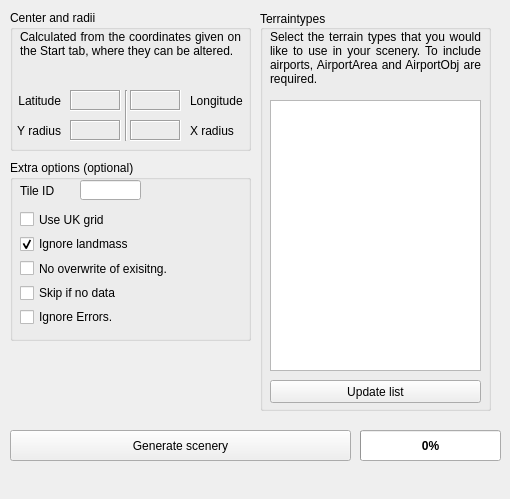
    <widget class="QWidget" name="tab_5">
     <property name="enabled">
      <bool>true</bool>
     </property>
     <attribute name="title">
      <string>FGFS Construct</string>
     </attribute>
     <widget class="QPushButton" name="pushButton_13">
      <property name="geometry">
       <rect>
        <x>10</x>
        <y>430</y>
        <width>341</width>
        <height>31</height>
       </rect>
      </property>
      <property name="text">
       <string>Generate scenery</string>
      </property>
     </widget>
     <widget class="QGroupBox" name="groupBox_6">
      <property name="geometry">
       <rect>
        <x>10</x>
        <y>160</y>
        <width>241</width>
        <height>181</height>
       </rect>
      </property>
      <property name="title">
       <string>Extra options (optional)</string>
      </property>
      <widget class="QLabel" name="label_44">
       <property name="enabled">
        <bool>true</bool>
       </property>
       <property name="geometry">
        <rect>
         <x>10</x>
         <y>20</y>
         <width>71</width>
         <height>21</height>
        </rect>
       </property>
       <property name="text">
        <string>Tile ID</string>
       </property>
       <property name="alignment">
        <set>Qt::AlignLeading|Qt::AlignLeft|Qt::AlignVCenter</set>
       </property>
      </widget>
      <widget class="QLineEdit" name="lineEdit_35">
       <property name="enabled">
        <bool>true</bool>
       </property>
       <property name="geometry">
        <rect>
         <x>70</x>
         <y>20</y>
         <width>61</width>
         <height>20</height>
        </rect>
       </property>
      </widget>
      <widget class="QWidget" name="layoutWidget">
       <property name="geometry">
        <rect>
         <x>10</x>
         <y>50</y>
         <width>168</width>
         <height>116</height>
        </rect>
       </property>
       <layout class="QVBoxLayout" name="verticalLayout">
        <item>
         <widget class="QCheckBox" name="checkBox_3">
          <property name="enabled">
           <bool>true</bool>
          </property>
          <property name="autoFillBackground">
           <bool>false</bool>
          </property>
          <property name="text">
           <string>Use UK grid</string>
          </property>
          <property name="checked">
           <bool>false</bool>
          </property>
         </widget>
        </item>
        <item>
         <widget class="QCheckBox" name="checkBox_4">
          <property name="enabled">
           <bool>true</bool>
          </property>
          <property name="autoFillBackground">
           <bool>false</bool>
          </property>
          <property name="text">
           <string>Ignore landmass</string>
          </property>
          <property name="checked">
           <bool>true</bool>
          </property>
         </widget>
        </item>
        <item>
         <widget class="QCheckBox" name="checkBox_noovr">
          <property name="text">
           <string>No overwrite of exisitng.</string>
          </property>
         </widget>
        </item>
        <item>
         <widget class="QCheckBox" name="checkBox_nodata">
          <property name="text">
           <string>Skip if no data</string>
          </property>
         </widget>
        </item>
        <item>
         <widget class="QCheckBox" name="checkBox_igerr">
          <property name="text">
           <string>Ignore Errors.</string>
          </property>
         </widget>
        </item>
       </layout>
      </widget>
     </widget>
     <widget class="QGroupBox" name="groupBox_7">
      <property name="geometry">
       <rect>
        <x>260</x>
        <y>10</y>
        <width>231</width>
        <height>401</height>
       </rect>
      </property>
      <property name="title">
       <string>Terraintypes</string>
      </property>
      <property name="alignment">
       <set>Qt::AlignLeading|Qt::AlignLeft|Qt::AlignVCenter</set>
      </property>
      <property name="flat">
       <bool>false</bool>
      </property>
      <property name="checkable">
       <bool>false</bool>
      </property>
      <widget class="QPushButton" name="pushButton_15">
       <property name="geometry">
        <rect>
         <x>10</x>
         <y>370</y>
         <width>211</width>
         <height>23</height>
        </rect>
       </property>
       <property name="text">
        <string>Update list</string>
       </property>
      </widget>
      <widget class="QLabel" name="label_45">
       <property name="geometry">
        <rect>
         <x>10</x>
         <y>20</y>
         <width>211</width>
         <height>61</height>
        </rect>
       </property>
       <property name="text">
        <string>Select the terrain types that you would like to use in your scenery. To include airports, AirportArea and AirportObj are  required.</string>
       </property>
       <property name="scaledContents">
        <bool>false</bool>
       </property>
       <property name="alignment">
        <set>Qt::AlignJustify|Qt::AlignTop</set>
       </property>
       <property name="wordWrap">
        <bool>true</bool>
       </property>
       <property name="margin">
        <number>0</number>
       </property>
      </widget>
      <widget class="QListWidget" name="listWidget_2">
       <property name="geometry">
        <rect>
         <x>10</x>
         <y>90</y>
         <width>211</width>
         <height>271</height>
        </rect>
       </property>
       <property name="selectionMode">
        <enum>QAbstractItemView::MultiSelection</enum>
       </property>
      </widget>
     </widget>
     <widget class="QLabel" name="label_54">
      <property name="geometry">
       <rect>
        <x>10</x>
        <y>470</y>
        <width>481</width>
        <height>20</height>
       </rect>
      </property>
      <property name="text">
       <string/>
      </property>
     </widget>
     <widget class="QGroupBox" name="groupBox_11">
      <property name="geometry">
       <rect>
        <x>10</x>
        <y>10</y>
        <width>241</width>
        <height>141</height>
       </rect>
      </property>
      <property name="title">
       <string>Center and radii</string>
      </property>
      <widget class="QLabel" name="label_39">
       <property name="geometry">
        <rect>
         <x>0</x>
         <y>80</y>
         <width>51</width>
         <height>21</height>
        </rect>
       </property>
       <property name="text">
        <string>Latitude</string>
       </property>
       <property name="alignment">
        <set>Qt::AlignRight|Qt::AlignTrailing|Qt::AlignVCenter</set>
       </property>
      </widget>
      <widget class="Line" name="line_7">
       <property name="geometry">
        <rect>
         <x>110</x>
         <y>80</y>
         <width>12</width>
         <height>51</height>
        </rect>
       </property>
       <property name="orientation">
        <enum>Qt::Vertical</enum>
       </property>
      </widget>
      <widget class="QLabel" name="label_40">
       <property name="geometry">
        <rect>
         <x>180</x>
         <y>80</y>
         <width>61</width>
         <height>21</height>
        </rect>
       </property>
       <property name="text">
        <string>Longitude</string>
       </property>
       <property name="alignment">
        <set>Qt::AlignLeading|Qt::AlignLeft|Qt::AlignVCenter</set>
       </property>
      </widget>
      <widget class="QLabel" name="label_41">
       <property name="geometry">
        <rect>
         <x>180</x>
         <y>110</y>
         <width>51</width>
         <height>21</height>
        </rect>
       </property>
       <property name="text">
        <string>X radius</string>
       </property>
       <property name="alignment">
        <set>Qt::AlignLeading|Qt::AlignLeft|Qt::AlignVCenter</set>
       </property>
      </widget>
      <widget class="QLabel" name="label_67">
       <property name="enabled">
        <bool>true</bool>
       </property>
       <property name="geometry">
        <rect>
         <x>60</x>
         <y>80</y>
         <width>51</width>
         <height>21</height>
        </rect>
       </property>
       <property name="font">
        <font>
         <weight>50</weight>
         <bold>false</bold>
        </font>
       </property>
       <property name="frameShape">
        <enum>QFrame::Box</enum>
       </property>
       <property name="frameShadow">
        <enum>QFrame::Sunken</enum>
       </property>
       <property name="text">
        <string/>
       </property>
       <property name="alignment">
        <set>Qt::AlignCenter</set>
       </property>
      </widget>
      <widget class="QLabel" name="label_68">
       <property name="enabled">
        <bool>true</bool>
       </property>
       <property name="geometry">
        <rect>
         <x>120</x>
         <y>80</y>
         <width>51</width>
         <height>21</height>
        </rect>
       </property>
       <property name="font">
        <font>
         <weight>50</weight>
         <bold>false</bold>
        </font>
       </property>
       <property name="frameShape">
        <enum>QFrame::Box</enum>
       </property>
       <property name="frameShadow">
        <enum>QFrame::Sunken</enum>
       </property>
       <property name="text">
        <string/>
       </property>
       <property name="alignment">
        <set>Qt::AlignCenter</set>
       </property>
      </widget>
      <widget class="QLabel" name="label_69">
       <property name="enabled">
        <bool>true</bool>
       </property>
       <property name="geometry">
        <rect>
         <x>60</x>
         <y>110</y>
         <width>51</width>
         <height>21</height>
        </rect>
       </property>
       <property name="font">
        <font>
         <weight>50</weight>
         <bold>false</bold>
        </font>
       </property>
       <property name="frameShape">
        <enum>QFrame::Box</enum>
       </property>
       <property name="frameShadow">
        <enum>QFrame::Sunken</enum>
       </property>
       <property name="text">
        <string/>
       </property>
       <property name="alignment">
        <set>Qt::AlignCenter</set>
       </property>
      </widget>
      <widget class="QLabel" name="label_70">
       <property name="enabled">
        <bool>true</bool>
       </property>
       <property name="geometry">
        <rect>
         <x>120</x>
         <y>110</y>
         <width>51</width>
         <height>21</height>
        </rect>
       </property>
       <property name="font">
        <font>
         <weight>50</weight>
         <bold>false</bold>
        </font>
       </property>
       <property name="frameShape">
        <enum>QFrame::Box</enum>
       </property>
       <property name="frameShadow">
        <enum>QFrame::Sunken</enum>
       </property>
       <property name="text">
        <string/>
       </property>
       <property name="alignment">
        <set>Qt::AlignCenter</set>
       </property>
      </widget>
      <widget class="QLabel" name="label_42">
       <property name="geometry">
        <rect>
         <x>0</x>
         <y>110</y>
         <width>51</width>
         <height>21</height>
        </rect>
       </property>
       <property name="text">
        <string>Y radius</string>
       </property>
       <property name="alignment">
        <set>Qt::AlignRight|Qt::AlignTrailing|Qt::AlignVCenter</set>
       </property>
      </widget>
      <widget class="QLabel" name="label_43">
       <property name="geometry">
        <rect>
         <x>10</x>
         <y>20</y>
         <width>221</width>
         <height>51</height>
        </rect>
       </property>
       <property name="text">
        <string>Calculated from the coordinates given on the Start tab, where they can be altered.</string>
       </property>
       <property name="scaledContents">
        <bool>false</bool>
       </property>
       <property name="alignment">
        <set>Qt::AlignJustify|Qt::AlignTop</set>
       </property>
       <property name="wordWrap">
        <bool>true</bool>
       </property>
      </widget>
     </widget>
     <widget class="QProgressBar" name="progressBar">
      <property name="geometry">
       <rect>
        <x>360</x>
        <y>430</y>
        <width>141</width>
        <height>31</height>
       </rect>
      </property>
      <property name="font">
       <font>
        <weight>75</weight>
        <bold>true</bold>
        <underline>false</underline>
        <strikeout>false</strikeout>
        <kerning>true</kerning>
       </font>
      </property>
      <property name="value">
       <number>0</number>
      </property>
      <property name="textVisible">
       <bool>true</bool>
      </property>
      <property name="invertedAppearance">
       <bool>false</bool>
      </property>
     </widget>
    </widget>
